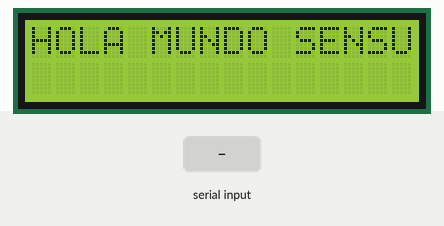
This sketch was run on a simulated Arduino Uno, built with avr-gcc and run on an emulated ATmega328P. Shown: 16×2 character LCD. The inputs (shaded band) are chosen by the test bench.

Above: at 1.2 s.
1.3 s: "1" received over Serial
At 2.3 s:
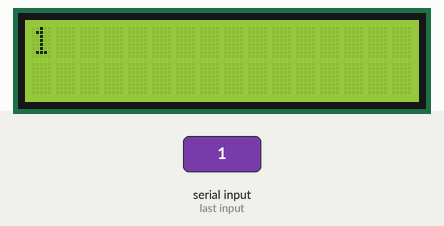
2.8 s: "0" received over Serial
At 3.4 s:
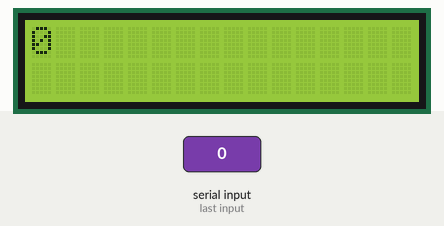
4.3 s: "2" received over Serial
At 4.6 s:
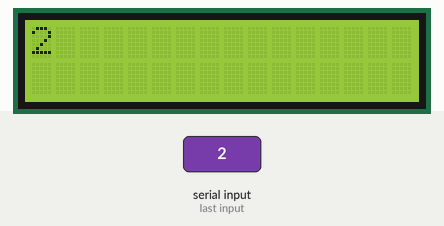
Timing chart, 0 to 7.3 s (numbered marks = the images above; inputs shaded):
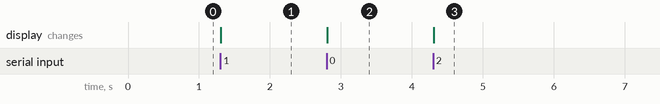

The sketch:

display.ino
```cpp
#include <LiquidCrystal_I2C.h>
LiquidCrystal_I2C lcd (0x27,16,2)  ; // si no te sale con esta direccion  puedes usar (0x3f,16,2) || (0x27,16,2)  ||(0x20,16,2)

void setup() {

  Serial.begin(9600); // opens serial port, sets data rate to 9600 bps 8N1
  // put your setup code here, to run once:
  lcd.init(); //Indico a arduino que trabajare con un modulo LCD
  lcd.backlight(); //Indico que debe tener encendida la luz de fondo
  lcd.clear(); //Y que antes de cualquier cosa debe limpiar la pantalla
  lcd.setCursor(0,0); //Y colocar el cursor en la primer linea en la primer columna
  lcd.print("HOLA MUNDO SENSUAL");
}

String palabra="";
void loop() {


   while (Serial.available()) {
    	  char c = Serial.read();
        palabra += c;
         delay(2);
    }

      if (palabra.length() >0) {
        lcd.clear(); //Y que antes de cualquier cosa debe limpiar la pantalla
        lcd.setCursor(0,0); //Y colocar el cursor en la primer linea en la primer columna
        lcd.print(palabra);
        palabra="";
  }


}
```

Measured:
- after the input at 1.3 s, the display: changes at once (image 1)
- after the input at 2.8 s, the display: changes at once (image 2)
- after the input at 4.3 s, the display: changes at once (image 3)
